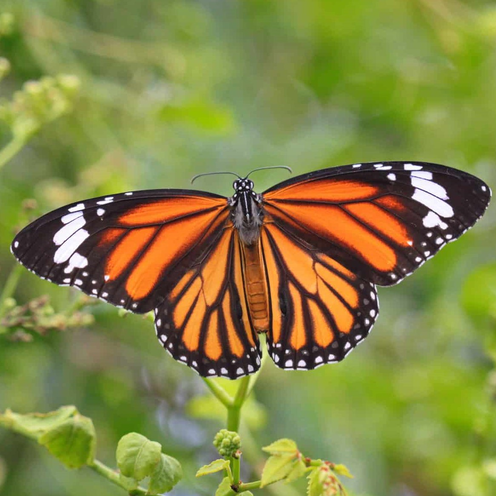
#> input picture butterfly496.png, 496 x 496 px
$ jupyter execute --allow-errors 'Compressive sensing image.ipynb'
#> lines starting #> are read from the running program, lines starting #| are printed output that depends on the picture
Convert image to grayscale:

[cell 1]
import numpy as np
import matplotlib as mpl
import matplotlib.pyplot as plt
import matplotlib.image as mpimg

def rgb2gray(rgb):
    return np.dot(rgb[...,:3], [0.2989, 0.5870, 0.1140])

img = mpimg.imread('butterfly496.png')
#> img is the input picture: shape (496, 496, 3) float32; mean R, G, B 0.524, 0.525, 0.272
gray = rgb2gray(img)
#> in rgb2gray, `return np.dot(rgb[...,:3], [0.2989, 0.5870, 0.1140])`:
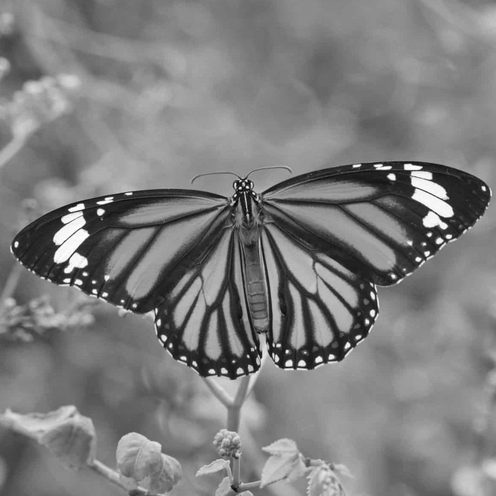
#> returned value: shape (496, 496) float64; min 0.0182, max 1, mean 0.496
# [4 lines of commented-out code are left out]
fig = plt.imshow(gray, cmap=plt.get_cmap('gray'), vmin=0, vmax=1)
plt.axis('off')
fig.axes.get_xaxis().set_visible(False)
fig.axes.get_yaxis().set_visible(False)
plt.savefig('butterflygs496.png', bbox_inches='tight', pad_inches = 0)

[cell 2]
import scipy.optimize as spopt
import scipy.fftpack as spfft
import scipy.ndimage as spimg
import cvxpy as cvx

[cell 3]
def dct2(x):
    return spfft.dct(spfft.dct(x.T, norm='ortho', axis=0).T, norm='ortho', axis=0)

def idct2(x):
    return spfft.idct(spfft.idct(x.T, norm='ortho', axis=0).T, norm='ortho', axis=0)

# read original image and downsize for speed
Xorig = gray # read in grayscale
X = spimg.zoom(Xorig, 0.04)
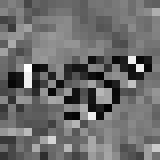
#> X: shape (20, 20) float64 (shown 8 times larger); min 0.115, max 1.03, mean 0.503; drawn with min black and max white
ny,nx = X.shape
#> ny = 20; nx = 20

print(ny,nx)
#| 20 20

[cell 4]
# extract small sample of signal
k = round(nx * ny * 0.9) # 50% sample
#> k = 360
ri = np.random.choice(nx * ny, k, replace=False) # random sample of indices
b = X.T.flat[ri]
#> b = 360 values, max 1.03 at index 72, min 0.115 at index 342, mean 0.503
b = np.expand_dims(b, axis=1)

# create dct matrix operator
A = np.kron(
    spfft.idct(np.identity(nx), norm='ortho', axis=0),
    spfft.idct(np.identity(ny), norm='ortho', axis=0)
    )
A = A[ri,:] # same as phi times kron

# do L1 optimization
#> (the rest of this cell did not finish here and is left out)
